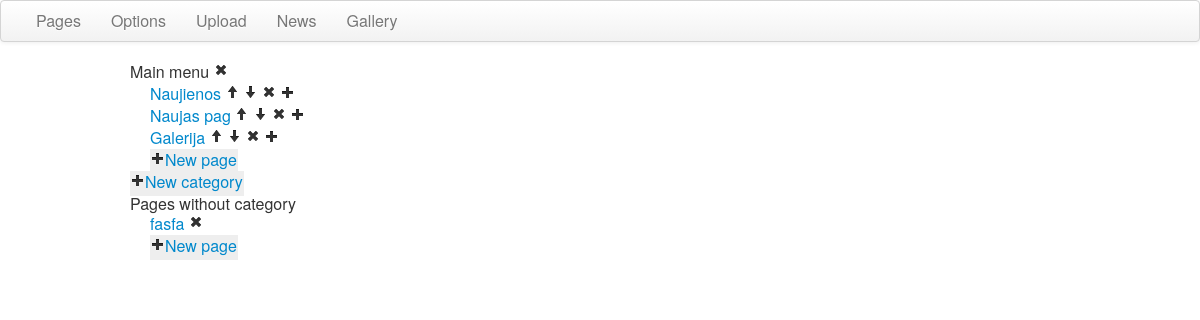
The page /CMS/page/index (signed in) on the database as committed earlier.
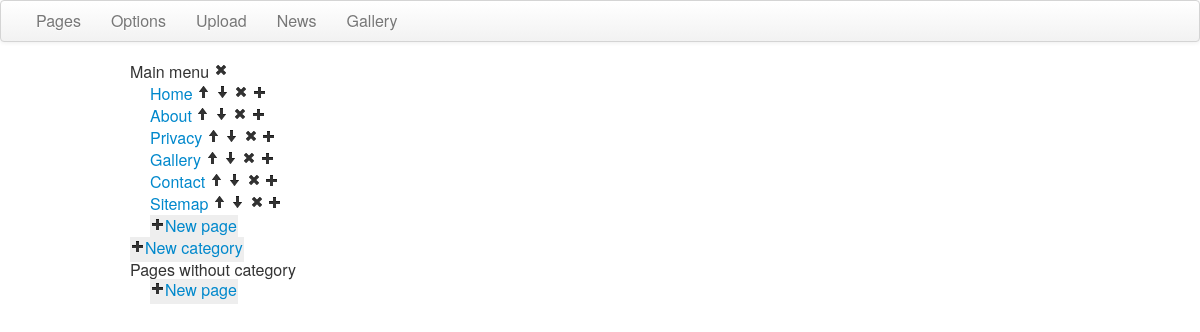
The same page on the database as committed later.
### tables this page shows
CREATE TABLE `category` (
  `id` int(11) NOT NULL AUTO_INCREMENT,
  `title` varchar(50) NOT NULL,
  `name` varchar(50) NOT NULL,
  PRIMARY KEY (`id`)
);

CREATE TABLE `category_page` (
  `category` int(11) NOT NULL,
  `page` int(11) NOT NULL,
  `position` int(11) NOT NULL,
  PRIMARY KEY (`category`,`page`),
  KEY `page` (`page`),
  CONSTRAINT `category_page_ibfk_1` FOREIGN KEY (`category`) REFERENCES `category` (`id`) ON DELETE CASCADE ON UPDATE CASCADE,
  CONSTRAINT `category_page_ibfk_2` FOREIGN KEY (`page`) REFERENCES `page` (`id`) ON DELETE CASCADE ON UPDATE CASCADE
);

CREATE TABLE `page` (
  `id` int(11) NOT NULL AUTO_INCREMENT,
  `title` varchar(100) NOT NULL,
  `name` varchar(100) NOT NULL,
  `content` text NOT NULL,
  `description` varchar(200) NOT NULL,
  `keywords` varchar(200) NOT NULL,
  `module` int(11) NOT NULL,
  `date` timestamp NOT NULL DEFAULT CURRENT_TIMESTAMP ON UPDATE CURRENT_TIMESTAMP,
  PRIMARY KEY (`id`)
);

### CMS/core/loader.php (called while the page is built)
<?php
    class Loader {
        private $_controller;
        private $_action;
        private $_urlValues;
        public function __construct($urlValues) {
            $this->_urlValues = $urlValues;
            if ($this->_urlValues["controller"] == "") {
                $this->_controller = "HomeController";
            } else {
                $this->_controller = ucfirst($this->_urlValues["controller"]) . "Controller";
            }
            if ($this->_urlValues["action"] == "") {
                $this->_action = "index";
            } else {
                $this->_action = $this->_urlValues["action"];
            }
        }
        public function createController() {
            if (class_exists($this->_controller)) {
                $parents = class_parents($this->_controller);
                if (in_array("BaseController", $parents)) {
                    if (method_exists($this->_controller, $this->_action)) {
                        return new $this->_controller($this->_action, $this->_urlValues);
                    } else {
                        echo "Bad action name";
                    }
                } else {
                    echo "Bad controller";
                }
            } else {
                echo "Bad URL";
            }
            return false;
        }
    }

### CMS/core/config.php (called while the page is built, shortened)
<?php
    require_once(CMS_PATH . "database/Database.php");
    require_once(CMS_PATH . "core/helpers.php");
    function autoLoader($class) {
        $matches = array();
        preg_match("/[A-Z][a-z]+$/", $class, $matches);
        $directory = strtolower($matches[0]) . "s";
        $filePath = CMS_PATH . "/" . $directory . "/" . $class . ".php";
        return false;
    }

### CMS/core/helpers.php (called while the page is built, shortened)
<?php
    function isAuthorized() {
        if (isset($_SESSION["logged_in"]) && $_SESSION["logged_in"] == true) {
            return true;
        }
        else {
            return false;
        }
    }

### CMS/controllers/BaseController.php (called while the page is built, shortened)
<?php
    class BaseController {
        private $_action = "";
        protected $template_dir = "views/";
        protected $vars = array();
        public function __construct($action, $urlValues) {
            $this->_action = $action;
        }
        public function executeAction() {
            return $this->{$this->_action}();
        }
        public function render($view_file) {
            self::render_view("template.php");
        }
        public function render_view($view_file) {
            require_once(CMS_PATH . $this->template_dir . $view_file);
        }
        public function __set($name, $value) {
            $this->vars[$name] = $value;
        }
        public function __get($name) {
            return $this->vars[$name];
        }
    }

### CMS/controllers/PageController.php (called while the page is built, shortened)
<?php
class PageController extends BaseController {
    public function index() {
        $this->categories = CategoryModel::selectCategoriesAndPages();
        $this->pages = PageModel::selectPagesWithoutCategory();
        $this->render("page/index.php");
    }
}

### CMS/database/Database.php (called while the page is built, shortened)
<?php
	class Database {
		private static function initConnection() {
			try {
				$dbh = new PDO('mysql:host=localhost;dbname=' . MYSQLDATABASE,
					MYSQLUSER, MYSQLPASSWORD, array(PDO::ATTR_PERSISTENT => true,
                        PDO::ATTR_ERRMODE => PDO::ERRMODE_WARNING));
			} catch(PDOException $e) {
				echo $e->getMessage();
			}
			return $dbh;
		}
		public static function selectAllElements($table, $order = null) {
			$query = "SELECT * FROM " . $table;
			$result = self::executeQuery($query);
			return $result->fetchAll(PDO::FETCH_ASSOC);
		}
        public static function selectElemetsWithJoin(array $tableLeft, array $tableRight, array $conditions = null, $order = NULL) {
                $query = "SELECT * FROM " . $tableLeft["table"] . " JOIN " . $tableRight["table"] . " ON ";
                $query .= $tableLeft["key"] . " = " . $tableRight["key"];
                if ($conditions) {
                    $query .= " WHERE ";
                    $query .= self::keysToString($conditions, " AND ", "= :", "_condition ", true);
                }
                if ($order) {
                    $query .= " ORDER BY " . $order;
                }
                $result = self::executeQuery($query, self::createParametersArray(null, $conditions));
                return $result->fetchAll(PDO::FETCH_ASSOC);
        }
        public static function selectElementsWithLeftJoin($tableLeft, array $tablesRight, array $conditions, $order = NULL) {
            $query = "SELECT * FROM " . $tableLeft;
            foreach ($tablesRight as $tableRight) {
                $query .= " LEFT JOIN " . $tableRight["table"] . " ON ";
                $query .= $tableRight["joinOn"];
            }
            $query .= " WHERE " . self::assocArrayToString($conditions);
            $result = self::executeQuery($query, self::createParametersArray(null, $conditions));
            return $result->fetchAll(PDO::FETCH_ASSOC);
        }
		private static function createParametersArray($elementData, $conditions = null) {
			$parameters = array();
			if($conditions) {
				foreach($conditions as $key => $value) {
					$value = preg_replace("/^!/", "", $value);
					$parameters[str_replace(".", "_", $key) . "_condition"] = $value;
				}
			}
			return $parameters;
		}
		private static function executeQuery($query, $parameters = null, &$dbh = NULL) {
		    $dbh = self::initConnection();
			$sth = $dbh->prepare($query);
			if($parameters) {
				$parametersKeys = array_keys($parameters);
				foreach($parametersKeys as $key) {
					$sth->bindParam(":" . $key, $parameters[$key]);
				}
			}
            $sth->execute();
			return $sth;
		}
		private static function keysToString($array,  $additionWord = "", $prefix = "", $suffix = "", $keyInFront = false) {
			$arrayKeys = array_keys($array);
			$lastArrayKey = end($arrayKeys);
			$string = "";
			foreach ($arrayKeys as $key) {
				if($keyInFront) {
					$string .= $key;
				}
				(preg_match("/^!/", $array[$key])) ? $prefix = "!" . $prefix : NULL;
				$string .= " " . $prefix . str_replace(".", "_", $key) . $suffix;
			}
			return $string;
		}
        private static function assocArrayToString(array $data) {
            $arrayKeys = array_keys($data);
            $lastArrayKey = end($arrayKeys);
            $string = "";
            foreach ($arrayKeys as $key) {
                $string .= $key;
                $string .= " " . $data[$key];
                if ($key != $lastArrayKey) {
                    $string .= " AND ";
                }
            }
            return $string;
        }
    }

### CMS/models/CategoryModel.php (called while the page is built, shortened)
<?php
    class CategoryModel extends BaseModel {
        private static $table = "category";
        public static function selectAllCategories() {
            return Database::selectAllElements(self::$table);
        }
        public static function selectCategoriesAndPages() {
            $categories = self::selectAllCategories();
            $categoriesWithName = array();
            foreach ($categories as $category) {
                $name = $category["name"];
                $categoriesWithName[$name] = $category;
                $pages = PageModel::selectPagesFromCategory($category["id"]);
                $categoriesWithName[$name]["pages"] = $pages;
            }
            return $categoriesWithName;
        }
    }

### CMS/models/PageModel.php (called while the page is built, shortened)
<?php
    class PageModel extends BasePageModel {
        public static function selectPagesFromCategory($category) {
            $pageTable = array("table" => "page", "key" => "id");
            $categoryPageTable = array("table" => "category_page", "key" => "page");
            $pages = Database::selectElemetsWithJoin($pageTable, $categoryPageTable, array("category" => $category), "position");
            $pagesWithSubpages = array();
            foreach ($pages as $page) {
                $page["subpages"] = PageModel::selectSubpages($page["id"]);
                $page["moduleName"] = BasePageModel::selectModuleName($page["module"]);
                $pagesWithSubpages[] = $page;
            }
            return $pagesWithSubpages;
        }
        public static function selectPagesWithoutCategory() {
            $categoryPageTable = array("table" => "category_page", "joinOn" => "category_page.page = page.id");
            $subpageTable = array("table" => "subpage", "joinOn" => "subpage.page = category_page.page");
            $tables = array($categoryPageTable, $subpageTable);
            $conditions = array("subpage.page" => "IS NULL", "category_page.page" => "IS NULL");
            $pages = Database::selectElementsWithLeftJoin("page", $tables, $conditions);
            $pagesWithSubpages = array();
            foreach ($pages as $page) {
                $page["subpages"] = PageModel::selectSubpages($page["id"]);
                $pagesWithSubpages[] = $page;
            }
            return $pagesWithSubpages;
        }
    }

### CMS/views/page/index.php (the view, shortened to what this page needs)
<ul id="categories" class="unstyled">
    <?php foreach ($this->categories as $category): ?>
        <li>
            <?=$category["title"]?>
            <a href="<?=ABSOLUTE_PATH?>category/delete/<?=$category["id"]?>"><i class="icon-remove"></i></a>
        </li>
        <ul class="category unstyled">
            <?php foreach ($category["pages"] as $page): ?>
            <li>
                <a href="<?=ABSOLUTE_PATH?><?=$page["moduleName"]?>/show/<?=$page["id"]?>"><?=$page["title"]?></a>
                <a href="<?=ABSOLUTE_PATH?>page/up/<?=$page["id"]?>/<?=$category["id"]?>"><i class="icon-arrow-up"></i></a>
                <a href="<?=ABSOLUTE_PATH?>page/down/<?=$page["id"]?>/<?=$category["id"]?>"><i class="icon-arrow-down"></i></a>
                <a href="<?=ABSOLUTE_PATH?>page/delete/<?=$page["id"]?>/<?=$category["id"]?>"><i class="icon-remove"></i></a>
                <a href="<?=ABSOLUTE_PATH?>subpage/create/<?=$page["id"]?>"><i class="icon-plus"></i></a>
            </li>
            <?php endforeach ?>
            <li class="create"><i class="icon-plus"></i><a href="<?=ABSOLUTE_PATH?>page/create/<?=$category["id"]?>"><?=_("New page")?></a></li>
        </ul>
    <?php endforeach ?>
    <li class="create"><i class="icon-plus"></i><a href="<?=ABSOLUTE_PATH?>category/create"><?=_("New category")?></a></li>
</ul>
<?=_("Pages without category")?>
<ul class="category unstyled">
    <?php foreach ($this->pages as $page): ?>
    <li>
        <a href="<?=ABSOLUTE_PATH?>page/update/<?=$page["id"]?>"><?=$page["title"]?></a>
        <a href="<?=ABSOLUTE_PATH?>page/delete/<?=$page["id"]?>"><i class="icon-remove"></i></a>
    </li>
    <?php endforeach; ?>
    <li class="create"><i class="icon-plus"></i><a href="<?=ABSOLUTE_PATH?>page/create"><?=_("New page")?></a></li>
</ul>

### CMS/index.php (shortened to what this page needs)
<?php
    require_once("core/config.php");
    require_once(CMS_PATH . "core/loader.php");
    $loader = new Loader($_GET);
    $controller = $loader->createController();
    if($controller) {
        if(isAuthorized() || $controller->checkAction("login")) {
            $controller->executeAction();
        } else {
            redirect("home/login");
        }
    }

### CMS/views/template.php (shortened to what this page needs)
<!DOCTYPE html>
<html lang="en">
<head>
    <link rel="stylesheet" type="text/css"
          href="<?=ABSOLUTE_PATH?>views/style/css/bootstrap.css" />
    <link rel="stylesheet" type="text/css"
          href="<?=ABSOLUTE_PATH?>views/style/css/main.css" />
</head>
<body>
    <div class="navbar">
        <div class="navbar-inner">
            <ul class="nav">
                <li><a href="<?=ABSOLUTE_PATH?>page/index">Pages</a></li>
                <li><a href="<?=ABSOLUTE_PATH?>site/index"><?=_("Options")?></a></li>
                <li><a href="<?=ABSOLUTE_PATH?>upload/index"><?=_("Upload")?></a></li>
                <li><a href="<?=ABSOLUTE_PATH?>news/index"><?=_("News")?></a></li>
                <li><a href="<?=ABSOLUTE_PATH?>gallery/index"><?=_("Gallery")?></a></li>
            </ul>
        </div>
    </div>
    <div class="container">
        <?php $this->render_view($this->view_file) ?>
    </div>
</body>
</html>

### CMS/views/style/css/main.css (style rules this page uses)
.create { display: inline; background-color: #EEE; padding: 1px; }
.category li { margin-left: 20px; }

Rows that differ between the two databases and show on the page:
removed category_page: page.title "Naujienos"
removed category_page: page.title "Naujas pag"
removed category_page: page.title "Galerija"
removed page: title "fasfa"
added category_page: page.title "Home"
added category_page: page.title "About"
added category_page: page.title "Privacy"
added category_page: page.title "Gallery"
added category_page: page.title "Contact"
added category_page: page.title "Sitemap"
